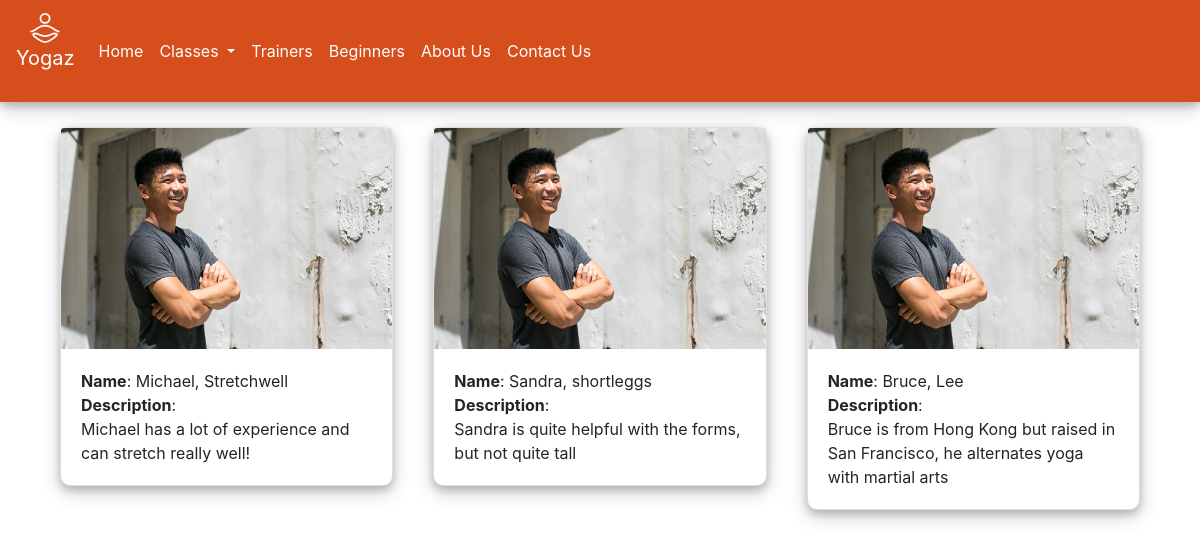
The app's page /trainer.html with its own data.
### tables this page shows
CREATE TABLE trainer (
  trainerId INTEGER PRIMARY KEY,
  firstName TEXT NOT NULL,
  lastName TEXT NOT NULL,
  description TEXT
);

### yogaz.py (the view)
@app.route('/trainer.html')
def trainer():
   con = get_db()
   cur = con.cursor()
   cur.execute("SELECT * FROM trainer;")
   rows = cur.fetchall();
   return render_template('trainer.html', rows = rows)

### yogaz.py (called while the page is built)
def get_db():
    db = getattr(g, '_database', None)
    if db is None:
        db = g._database = sqlite3.connect('yogaz.db')
    return db

@app.teardown_appcontext
def close_connection(exception):
    db = getattr(g, '_database', None)
    if db is not None:
        db.close()

### templates/trainer.html (shortened to what this page needs)
<!doctype html>
<html lang="en">
  <head>
    <link rel="stylesheet" href="https://stackpath.bootstrapcdn.com/bootstrap/4.3.1/css/bootstrap.min.css">
    <link rel="stylesheet" type="text/css" href="../static/css/style.css">
  </head>
  <body>
    <nav class="navbar navbar-expand-md navbar-light">
      <a class="navbar-brand" href="index.html">
        <img id="logo-img" src="../static/pic/index/yogazlogo.png" class="d-inline-block align-top" alt="">
        <p>Yogaz</p>
      </a>
      <div class="collapse navbar-collapse" id="navbarSupportedContent">
        <ul class="navbar-nav mr-auto">
          <li class="nav-item">
            <a class="nav-link" href="index.html">Home <span class="sr-only">(current)</span></a>
          </li>
          <li class="nav-item dropdown">
            <a class="nav-link dropdown-toggle" href="#" id="navbarDropdown" role="button" data-toggle="dropdown" aria-haspopup="true" aria-expanded="false">
              Classes
            </a>
          </li>
          <li class="nav-item active">
            <a class="nav-link" href="trainer.html">Trainers</a>
          </li>
          <li class="nav-item">
            <a class="nav-link" href="beginner.html">Beginners</a>
          </li>
          <li class="nav-item">
            <a class="nav-link" href="aboutUs.html">About Us</a>
          </li>
          <li class="nav-item">
            <a class="nav-link" href="contactUs.html">Contact Us</a>
          </li>
        </ul>
      </div>
    </nav>
    <div class="container" style="box-shadow: none;">
      <div class="row" style="padding: 10px;">
        {% for row in rows %}
        <div class="col" style="margin: 5px;">
          <div class="card" style="width: 100%;border-radius:10px;box-shadow: 0 4px 8px 0 rgba(0, 0, 0, 0.2), 0 6px 20px 0 rgba(0, 0, 0, 0.19);">
            <img src="../static/pic/trainer/p3.png" class="card-img-top" alt="...">
            <div class="card-body">
              <p class="card-text">
                <strong>Name</strong>: {{ row[1]}}, {{ row[2]}} <br>
                <strong>Description</strong>:<br> {{ row[3]}}
              </p>
            </div>
          </div>
        </div>
        {% endfor %}
      </div>
    </div>
  </body>
</html>

### static/css/style.css (style rules this page uses)
body { margin: 0; padding: 0; }
.container { box-shadow: 0 4px 8px 0 rgba(0, 0, 0, 0.2), 0 6px 20px 0 rgba(0, 0, 0, 0.19); }
#logo-img { width: 30px; height: 30px; border-radius: 50px; }
.navbar-collapse { background: transparent !important; color: rgb(255, 255, 255) !important; }
.navbar-collapse a { transition: color 0.5s ease-in-out; }
nav { text-align: center; box-shadow: 0 4px 8px 0 rgba(0, 0, 0, 0.2), 0 6px 20px 0 rgba(0, 0, 0, 0.19); background-color: #d64e1c; }
#navbarSupportedContent ul li a { color: white; }
nav p { color: white; }
.card { background-color: antiquewhite; }

### templates/trainer.html (style rules this page uses)
.card { width: 100%; background-color: white; }
.container { margin-top: 10px; margin-bottom: 10px; }

### records on screen
trainer: firstName "Michael", lastName "Stretchwell", description "Michael has a lot of experience and can stretch really well!"
trainer: firstName "Sandra", lastName "shortleggs", description "Sandra is quite helpful with the forms, but not quite tall"
trainer: firstName "Bruce", lastName "Lee", description "Bruce is from Hong Kong but raised in San Francisco, he alternates yoga with martial arts"
